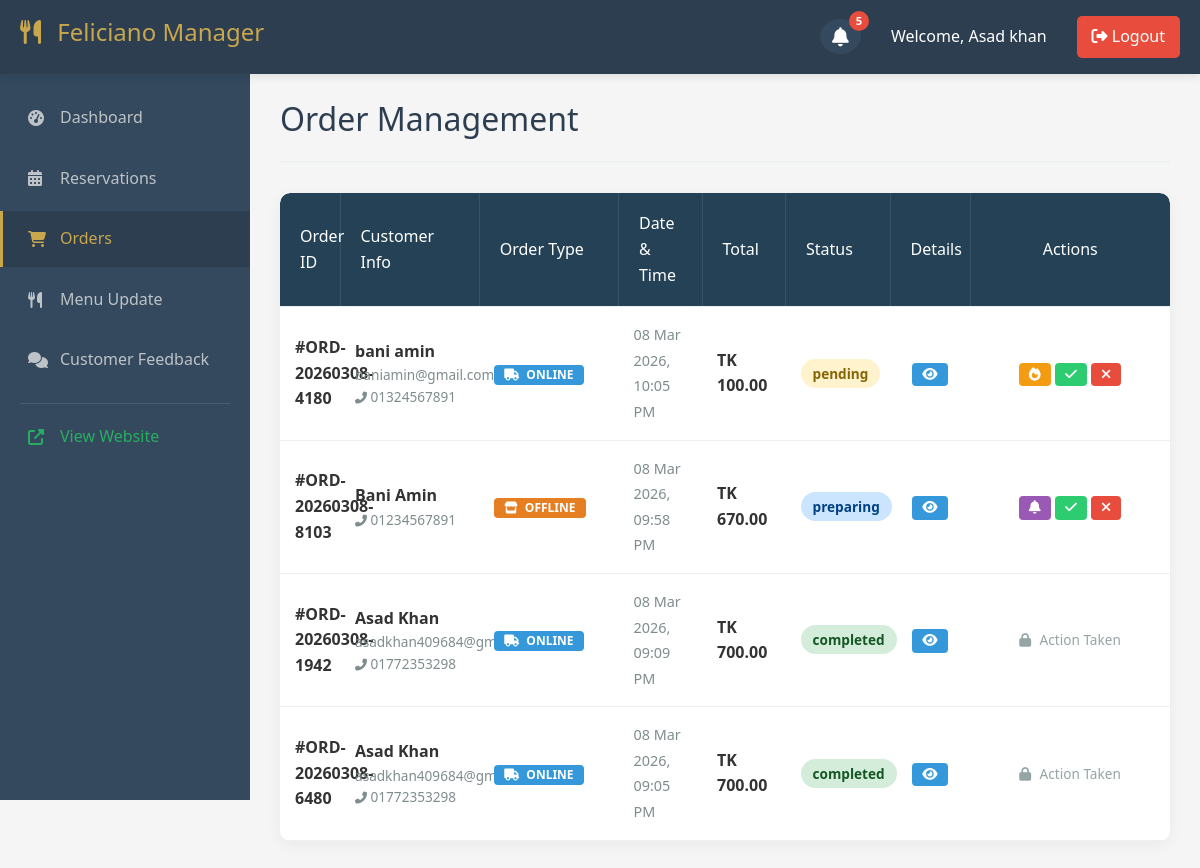
The page /manager/orders.php (signed in) on the database its author committed.
### tables this page shows
CREATE TABLE `orders` (
  `id` int(11) NOT NULL,
  `order_id` varchar(50) NOT NULL,
  `customer_id` int(11) DEFAULT NULL,
  `customer_name` varchar(100) DEFAULT NULL,
  `customer_email` varchar(100) DEFAULT NULL,
  `customer_phone` varchar(20) DEFAULT NULL,
  `order_type` enum('online','offline','walk-in') NOT NULL,
  `table_number` varchar(20) DEFAULT NULL,
  `delivery_address` text DEFAULT NULL,
  `delivery_time` datetime DEFAULT NULL,
  `special_instructions` text DEFAULT NULL,
  `branch_id` int(11) DEFAULT NULL,
  `subtotal` decimal(10,2) NOT NULL,
  `tax` decimal(10,2) DEFAULT 0.00,
  `total_amount` decimal(10,2) NOT NULL,
  `status` enum('pending','preparing','ready','completed','cancelled') DEFAULT 'pending',
  `payment_status` enum('pending','paid','failed') DEFAULT 'pending',
  `created_at` timestamp NOT NULL DEFAULT current_timestamp(),
  `updated_at` timestamp NOT NULL DEFAULT current_timestamp() ON UPDATE current_timestamp()
);

### manager/orders.php (the view, shortened to what this page needs)
<?php
require_once '../config/database.php';
$branch_id = $_SESSION['user_branch_id'] ?? null;
$role = $_SESSION['user_role'] ?? '';
if ($role === 'manager' && !empty($branch_id)) {
    $stmt = $conn->prepare("SELECT * FROM orders WHERE branch_id = ? ORDER BY created_at DESC LIMIT 50");
    $stmt->bind_param("i", $branch_id);
    $stmt->execute();
    $result = $stmt->get_result();
} else {
    $sql = "SELECT * FROM orders ORDER BY created_at DESC LIMIT 50";
    $result = $conn->query($sql);
}
include 'header.php';
?>
<section class="admin-section active">
    <div class="section-header">
        <h2>Order Management</h2>
    </div>
    <div class="orders-table-container team-table-container" style="background: white; border-radius: 10px; overflow-x: auto; box-shadow: 0 4px 15px rgba(0,0,0,0.05);">
        <table class="admin-table" style="width: 100%; border-collapse: collapse;">
            <thead>
                <tr>
                    <th>Order ID</th>
                    <th>Customer Info</th>
                    <th>Order Type</th>
                    <th>Date & Time</th>
                    <th>Total</th>
                    <th>Status</th>
                    <th style="width: 80px; text-align: center;">Details</th>
                    <th style="width: 200px; text-align: center;">Actions</th>
                </tr>
            </thead>
            <tbody>
                <?php if ($result && $result->num_rows > 0): ?>
                    <?php while ($order = $result->fetch_assoc()):
                        $db_id = $order['id'];
                        $items_stmt = $conn->prepare("SELECT menu_item_name, quantity, unit_price FROM order_items WHERE order_id = ?");
                        $items_stmt->bind_param("i", $db_id);
                        $items_stmt->execute();
                        $items_res = $items_stmt->get_result();
                        $items = [];
                        if ($items_res && $items_res->num_rows > 0) {
                            while ($item = $items_res->fetch_assoc()) {
                                $items[] = $item;
                            }
                        }
                        $order['items'] = $items;
                        $status = $order['status'];
                        $type = $order['order_type'] ?? 'online';
                    ?>
                        <tr>
                            <td><strong>#<?= htmlspecialchars($order['order_id']) ?></strong></td>
                            <td>
                                <div><strong><?= htmlspecialchars($order['customer_name'] ?: 'Guest') ?></strong></div>
                                <div style="font-size: 0.85rem; color: #7f8c8d;"><?= htmlspecialchars($order['customer_email']) ?></div>
                                <div style="font-size: 0.85rem; color: #7f8c8d;"><i class="fas fa-phone-alt" style="font-size: 0.75rem;"></i> <?= htmlspecialchars($order['customer_phone'] ?: 'No Phone') ?></div>
                            </td>
                            <td>
                                <span class="badge" style="background: <?= ($type === 'online') ? '#3498db' : '#e67e22' ?>; color: white; padding: 4px 10px; border-radius: 4px; font-size: 0.75rem; text-transform: uppercase;">
                                    <i class="fas <?= ($type === 'online') ? 'fa-truck' : 'fa-store' ?> me-1"></i> <?= $type ?>
                                </span>
                            </td>
                            <td>
                                <span style="font-size: 0.9em; color: #7f8c8d;"><?= date('d M Y, h:i A', strtotime($order['created_at'])) ?></span>
                            </td>
                            <td><strong>TK <?= number_format($order['total_amount'], 2) ?></strong></td>
                            <td>
                                <span class="status-badge status-<?= htmlspecialchars($status) ?>"><?= htmlspecialchars($status) ?></span>
                            </td>
                            <td style="width: 80px; text-align: center;">
                                <button type="button" class="action-btn" style="background:#3498db; color:white; border:none; padding: 5px 10px; border-radius: 4px; cursor:pointer;" title="View Details" onclick='viewOrderDetails(<?= htmlspecialchars(json_encode($order), ENT_QUOTES, "UTF-8") ?>)'>
                                    <i class="fas fa-eye"></i>
                                </button>
                            </td>
                            <td style="width: 200px; white-space: nowrap; text-align: center;">
                                <?php if ($status !== 'cancelled' && $status !== 'completed'): ?>
                                <form method="POST" class="d-inline" style="display: flex; gap: 8px; margin: 0; align-items: center; justify-content: center;">
                                    <?php if ($status === 'pending'): ?>
                                        <button type="submit" name="status" value="preparing" class="action-btn" style="background:#f39c12; color:white; border:none; padding: 5px 10px; border-radius: 4px; cursor:pointer;" title="Prepare" onclick="return confirm('Start preparing this order?');"><i class="fas fa-fire"></i></button>
                                    <?php endif; ?>
                                    <?php if ($status === 'preparing'): ?>
                                        <button type="submit" name="status" value="ready" class="action-btn" style="background:#9b59b6; color:white; border:none; padding: 5px 10px; border-radius: 4px; cursor:pointer;" title="Ready" onclick="return confirm('Mark order as ready?');"><i class="fas fa-bell"></i></button>
                                    <?php endif; ?>
                                    <?php if ($status === 'ready' || $status === 'preparing' || $status === 'pending'): ?>
                                        <button type="submit" name="status" value="completed" class="action-btn" style="background:#2ecc71; color:white; border:none; padding: 5px 10px; border-radius: 4px; cursor:pointer;" title="Complete" onclick="return confirm('Complete this order?');"><i class="fas fa-check"></i></button>
                                    <?php endif; ?>
                                    <button type="submit" name="status" value="cancelled" class="action-btn delete-btn" style="background:#e74c3c; color:white; border:none; padding: 5px 10px; border-radius: 4px; cursor:pointer;" title="Cancel" onclick="return confirm('Cancel this order?');"><i class="fas fa-times"></i></button>
                                </form>
                                <?php else: ?>
                                    <span style="color: #95a5a6; font-size: 0.85rem;"><i class="fas fa-lock" style="margin-right: 5px;"></i> Action Taken</span>
                                <?php endif; ?>
                            </td>
                        </tr>
                    <?php endwhile; ?>
                <?php else: ?>
                    <tr><td colspan="7" style="text-align: center; padding: 40px; color: #7f8c8d;">No Orders Found.</td></tr>
                <?php endif; ?>
            </tbody>
        </table>
    </div>
</section>
<?php include 'footer.php'; ?>

### admin/admin-styles.css (style rules this page uses)
* { margin: 0; padding: 0; box-sizing: border-box; font-family: 'Segoe UI', Tahoma, Geneva, Verdana, sans-serif; }
body { background-color: #f5f5f5; color: #333; line-height: 1.6; }
.admin-section { display: none; }
.admin-section.active { display: block; }
.section-header { display: flex; justify-content: space-between; align-items: center; margin-bottom: 30px; padding-bottom: 15px; border-bottom: 2px solid #ecf0f1; }
.section-header h2 { color: #2c3e50; font-size: 2rem; }
.admin-table { width: 100%; background: white; border-radius: 10px; overflow: hidden; box-shadow: 0 2px 10px rgba(0, 0, 0, 0.1); table-layout: fixed; }
.admin-table th, .admin-table td { padding: 15px; text-align: left; border-bottom: 1px solid #ecf0f1; vertical-align: middle; }
.admin-table th:nth-child(1), .admin-table td:nth-child(1) { width: 60px; }
.admin-table th:nth-child(2), .admin-table td:nth-child(2) { width: 20%; }
.team-table-container .admin-table th:nth-child(3), .team-table-container .admin-table td:nth-child(3) { width: 20%; }
.team-table-container .admin-table th:nth-child(4), .team-table-container .admin-table td:nth-child(4) { width: 12%; }
.team-table-container .admin-table th:nth-child(5), .team-table-container .admin-table td:nth-child(5) { width: 12%; }
.team-table-container .admin-table th:nth-child(6), .team-table-container .admin-table td:nth-child(6) { width: 15%; }
.team-table-container .admin-table th:nth-child(7), .team-table-container .admin-table td:nth-child(7) { width: 15%; text-align: center; }
.admin-table th { background-color: #2c3e50; color: white; font-weight: 600; border-right: 1px solid rgba(255, 255, 255, 0.1); }
.admin-table th:last-child { border-right: none; }
.status-badge { padding: 5px 12px; border-radius: 20px; font-size: 0.85rem; font-weight: 600; }
.action-btn { padding: 8px 16px; border: none; border-radius: 20px; cursor: pointer; font-size: 0.85rem; font-weight: 600; transition: all 0.3s ease; display: inline-flex; align-items: center; gap: 6px; }
.delete-btn { background-color: rgba(231, 76, 60, 0.1); color: #e74c3c; border: 1px solid rgba(231, 76, 60, 0.3); }
.orders-table-container .admin-table thead th { background-color: #244155; color: white; font-weight: 500; text-transform: none; padding: 18px 20px; }
.status-pending { background-color: #fdf2d0; color: #856404; }
.status-completed { background-color: #dcfce7; color: #15803d; }
.status-preparing { background-color: #dbeafe; color: #1e40af; }
.orders-table-container .admin-table tr { border-bottom: 1px solid #f1f5f9; }
.status-pending { background-color: #fff3cd; color: #856404; }
.status-preparing { background-color: #cce5ff; color: #004085; }
.status-completed { background-color: #d4edda; color: #155724; }

### rows shown on the page
orders: order "ORD-20260308-4180", customer_name "bani amin", customer_email "baniamin@gmail.com", customer_phone "01324567891", order_type "ONLINE", created_at "08 Mar 2026, 10:05 PM", total_amount "100.00", status "pending"
orders: order "ORD-20260308-8103", customer_name "Bani Amin", customer_phone "01234567891", order_type "OFFLINE", created_at "08 Mar 2026, 09:58 PM", total_amount "670.00", status "preparing"
orders: order "ORD-20260308-1942", customer_name "Asad Khan", customer_email "asadkhan409684@gmail.com", customer_phone "01772353298", order_type "ONLINE", created_at "08 Mar 2026, 09:09 PM", total_amount "700.00", status "completed", shows "Action Taken"
orders: order "ORD-20260308-6480", customer_name "Asad Khan", customer_email "asadkhan409684@gmail.com", customer_phone "01772353298", order_type "ONLINE", created_at "08 Mar 2026, 09:05 PM", total_amount "700.00", status "completed", shows "Action Taken"

### other values the page prints
$unread_count "5"
$_SESSION['user_name'] "Asad khan"
